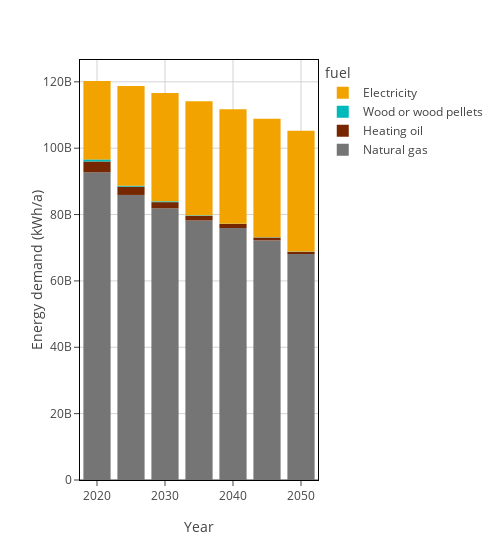

The notebook cell saved with this chart:
### Markdown cell above
# ABM results

### Code cell
from abetam.figures import sciencify_plotly_fig
from abetam.config import FUEL_COLORS
fig = px.bar(
    energy_demand_df_long,
    x="year",
    y="value",
    color="fuel",
    color_discrete_map=FUEL_COLORS,
)
fig.update_layout(xaxis_title="Year", yaxis_title="Energy demand (kWh/a)", width=500, legend_traceorder="reversed")
sciencify_plotly_fig(fig)

### Figure 1 — Plotly figure (JSON) as saved in the notebook; plotly's stock layout.template omitted (floating-point values rounded to 4 significant figures)
{"data": [{"alignmentgroup": "True", "hovertemplate": "fuel=Natural gas<br>year=%{x}<br>value=%{y}<extra></extra>", "legendgroup": "Natural gas", "marker": {"color": "#757575", "pattern": {"shape": ""}}, "name": "Natural gas", "offsetgroup": "Natural gas", "orientation": "v", "showlegend": true, "textposition": "auto", "type": "bar", "x": [2020, 2025, 2030, 2035, 2040, 2045, 2050], "xaxis": "x", "y": [92740000000.0, 85910000000.0, 81890000000.0, 78209684640, 75940000000.0, 72200000000.0, 68120000000.0], "yaxis": "y"}, {"alignmentgroup": "True", "hovertemplate": "fuel=Heating oil<br>year=%{x}<br>value=%{y}<extra></extra>", "legendgroup": "Heating oil", "marker": {"color": "#772700", "pattern": {"shape": ""}}, "name": "Heating oil", "offsetgroup": "Heating oil", "orientation": "v", "showlegend": true, "textposition": "auto", "type": "bar", "x": [2020, 2025, 2030, 2035, 2040, 2045, 2050], "xaxis": "x", "y": [3261000000.0, 2499000000.0, 1852000000.0, 1423000000.0, 1212000000.0, 872900000.0, 664700000.0], "yaxis": "y"}, {"alignmentgroup": "True", "hovertemplate": "fuel=Wood or wood pellets<br>year=%{x}<br>value=%{y}<extra></extra>", "legendgroup": "Wood or wood pellets", "marker": {"color": "#00b9ba", "pattern": {"shape": ""}}, "name": "Wood or wood pellets", "offsetgroup": "Wood or wood pellets", "orientation": "v", "showlegend": true, "textposition": "auto", "type": "bar", "x": [2020, 2025, 2030, 2035, 2040, 2045, 2050], "xaxis": "x", "y": [625000000.0, 308700000.0, 248600000.0, 148800000.0, 90710000.0, 90710000.0, 71750000.0], "yaxis": "y"}, {"alignmentgroup": "True", "hovertemplate": "fuel=Electricity<br>year=%{x}<br>value=%{y}<extra></extra>", "legendgroup": "Electricity", "marker": {"color": "#f2a300", "pattern": {"shape": ""}}, "name": "Electricity", "offsetgroup": "Electricity", "orientation": "v", "showlegend": true, "textposition": "auto", "type": "bar", "x": [2020, 2025, 2030, 2035, 2040, 2045, 2050], "xaxis": "x", "y": [23630000000.0, 30010000000.0, 32670000000.0, 34390000000.0, 34490000000.0, 35700000000.0, 36390000000.0], "yaxis": "y"}], "layout": {"barmode": "relative", "legend": {"title": {"text": "fuel"}, "tracegroupgap": 0, "traceorder": "reversed"}, "margin": {"t": 60}, "plot_bgcolor": "white", "width": 500, "xaxis": {"anchor": "y", "domain": [0, 1], "gridcolor": "lightgrey", "linecolor": "black", "mirror": true, "showline": true, "ticks": "outside", "title": {"text": "Year"}}, "yaxis": {"anchor": "x", "domain": [0, 1], "gridcolor": "lightgrey", "linecolor": "black", "mirror": true, "showline": true, "ticks": "outside", "title": {"text": "Energy demand (kWh/a)"}}}}
